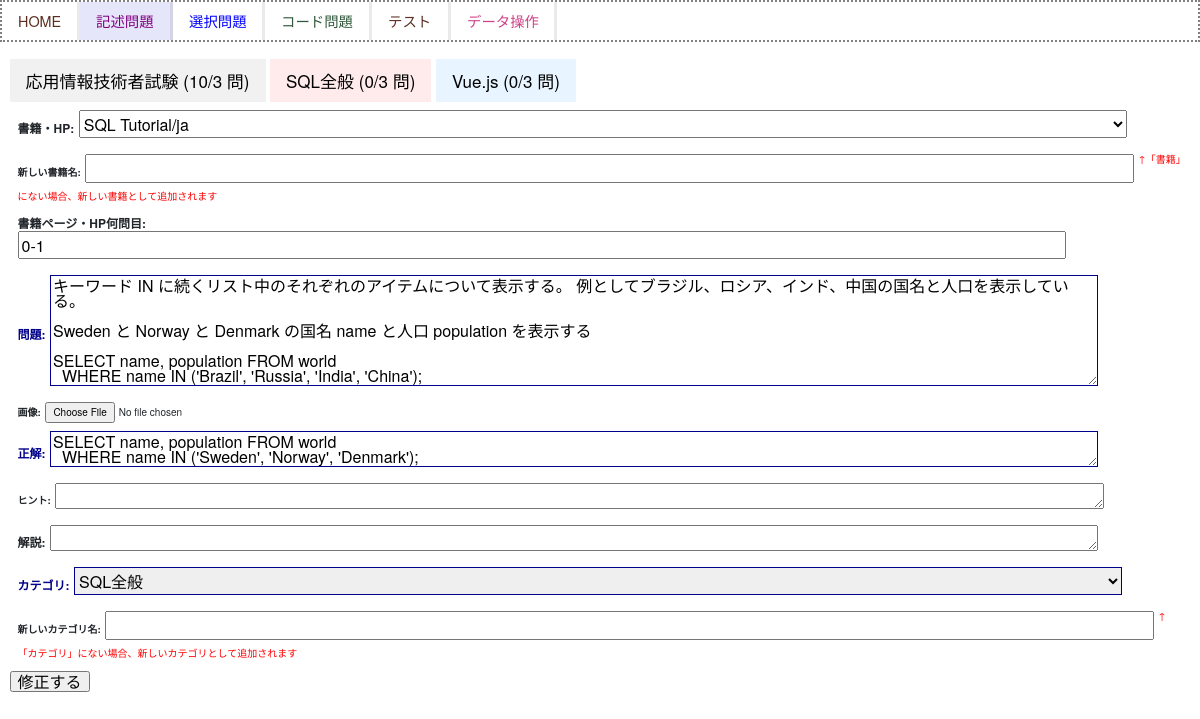
Screenshot of /3/update/ with the database file from the repository.
### sqlapp/models.py (models this page shows, shortened)
class Category(models.Model):
    name = models.CharField(max_length=100)
    def __str__(self):
        return self.name

class Practice(models.Model):
    question = models.TextField(verbose_name="問題")
    answer = models.TextField(verbose_name="正解")
    explanation = models.TextField(verbose_name="解説", null=True,  blank=True)
    thumbnail = models.ImageField(verbose_name="画像", null=True, blank= True)
    hint = models.TextField(verbose_name="ヒント", null=True,  blank=True)
    created_at = models.DateTimeField(auto_now_add=True)
    category = models.ForeignKey(Category, on_delete=models.CASCADE,verbose_name="カテゴリ", null=True,  blank=True)
    shoseki = models.ForeignKey(Book, on_delete=models.CASCADE,verbose_name="書籍・HP", null=True,  blank=True)
    shoseki_page = models.CharField(verbose_name="書籍ページ・HP何問目", max_length=255, null=True,  blank=True)

### sqlapp/views.py (the view, shortened to what this page needs)
# urls.py: path('<int:pk>/update/', views.UpdateQuestionView.as_view(), name='update-question'),
class UpdateQuestionView(UpdateView):
    model = Practice
    template_name = 'sqlapp/question_update.html'
    form_class = QuestionForm
    def get_object(self, queryset=None):
        obj = super().get_object(queryset)
        return obj
    def get_context_data(self, **kwargs):
        context = super().get_context_data(**kwargs)
        categories_data = get_categories_data()
        context['categories_data'] = categories_data
        categories = Category.objects.all()
        context['categories'] = categories
        return context

### sqlapp/models.py (called while the page is built)
    def __str__(self):
        return self.name

### sqlapp/templates/sqlapp/question_update.html (shortened to what this page needs)
{% extends 'baseQuestion.html' %}
{% block content %}
{% include 'sqlapp/components/tab_content.html' %}
    <form method="POST" enctype="multipart/form-data">
        {{ form.as_p }}
        <input type="submit" value="修正する">
    </form>
    {% load static %}
{% endblock %}

### sqlapp/templates/sqlapp/components/tab_content.html (shortened to what this page needs)
<div class="tab">
    {% for item in categories_data %}
    <button class="tablinks tab{{ forloop.counter }}" onclick="openTab(event, 'Tab{{ item.category.id }}')">
        {{ item.category.name }} ({{ item.today_count }}/{{ item.target_count }} 問)
    </button>
    {% endfor %}
</div>

### sqlapp/static/sqlapp/css/style.css (style rules this page uses)
body { font-family: 'Hannotate SC','HanziPen SC','Avenir','Helvetica Neue','Helvetica','Arial','Hiragino Sans','ヒラギノ角ゴシック',YuGothic,'Yu Gothic','メイリオ', Meiryo,'ＭＳ Ｐゴシック','MS PGothic' !important; }
label[for="id_shoseki"],label[for="id_new_shoseki"],label[for="id_shoseki_page"],label[for="id_question"],label[for="id_answer"],label[for="id_hint"],label[for="id_explanation"],label[for="id_thumbnail"],label[for="id_category"],label[for="id_new_category"] { font-size: 10px !important; font-weight: bold; }
#id_shoseki, #id_shoseki_page, #id_question, #id_answer, #id_hint, #id_explanation, #id_category { vertical-align: middle; width: 90%; }
body { background-color:rgba(249, 235, 235, 0.8); background-color: white ; background-blend-mode: lighten; }
form p { margin: 0.5rem !important; }
body, html, main { height: 100%; margin: auto 0; font-family: 'Hannotate SC','HanziPen SC','Avenir','Helvetica Neue','Helvetica','Arial','Hiragino Sans','ヒラギノ角ゴシック',YuGothic,'Yu Gothic','メイリオ', Meiryo,'ＭＳ Ｐゴシック','MS PGothic'; }
.helptext { font-size: 10px !important; color: red; white-space: pre-line; }
#id_thumbnail { font-size: 10px !important; }
#id_new_shoseki { width: 90%; padding-bottom: 0; }
#id_new_category { width: 90%; padding-bottom: 0; }
.helptext { line-height: 1; vertical-align: top; }
.form-height { height: 28.24px; }
.tab button { background-color: inherit; border: none; outline: none; cursor: pointer; padding: 14px 16px; transition: 0.3s; font-size: 17px; display: inline-block; }
.tab button.tab1 { background-color: #f1f1f1; }
.tab button.tab2 { background-color: #ffebeb; }
.tab button.tab3 { background-color: #e8f4ff; }

### sqlapp/static/sqlapp/css/styleQuestion.css (style rules this page uses)
body { font-family: 'Hannotate SC','HanziPen SC','Avenir','Helvetica Neue','Helvetica','Arial','Hiragino Sans','ヒラギノ角ゴシック',YuGothic,'Yu Gothic','メイリオ', Meiryo,'ＭＳ Ｐゴシック','MS PGothic' !important; }
label[for="id_question"],label[for="id_answer"],label[for="id_wronganswer1"],label[for="id_wronganswer2"],label[for="id_wronganswer3"],label[for="id_category"] { color:darkblue; font-size: 12px !important; font-weight: bold; vertical-align: middle; }
label[for="id_wronganswer4"],label[for="id_wronganswer5"],label[for="id_wronganswer6"],label[for="id_wronganswer7"],label[for="id_wronganswer8"],label[for="id_wronganswer9"],label[for="id_shoseki"],label[for="id_shoseki_page"] { font-size: 12px !important; font-weight: bold; vertical-align: middle; }
#id_question,#id_answer, #id_wronganswer1, #id_wronganswer2, #id_wronganswer3, #id_category { border-color:darkblue; vertical-align: middle; width: 90%; }
#id_wronganswer4, #id_wronganswer5, #id_wronganswer6, #id_wronganswer7, #id_wronganswer8, #id_wronganswer9, #id_shoseki, #id_shoseki_page { vertical-align: middle; width: 90%; }
#id_explanation, #id_hint1, #id_hint2 { vertical-align: middle; width: 90%; }
label[for="id_explanation"], label[for="id_hint1"], label[for="id_hint2"], label[for="id_thumbnailQ1"], label[for="id_thumbnailQ2"], label[for="id_thumbnailQ3"], label[for="id_thumbnailA1"], label[for="id_thumbnailA2"], label[for="id_thumbnailA3"] { font-size: 12px !important; font-weight: bold; vertical-align: middle; }
body { background-color:rgba(249, 235, 235, 0.8); background-color: white ; background-blend-mode: lighten; }
form p { margin: 0.5rem !important; }
body, html, main { height: 100%; margin: auto 0; font-family: 'Hannotate SC','HanziPen SC','Avenir','Helvetica Neue','Helvetica','Arial','Hiragino Sans','ヒラギノ角ゴシック',YuGothic,'Yu Gothic','メイリオ', Meiryo,'ＭＳ Ｐゴシック','MS PGothic'; }

### rows the page displays
Category: category.name "応用情報技術者試験", today_count "10", target_count "3"
Category: category.name "SQL全般", today_count "0", target_count "3"
Category: category.name "Vue.js", today_count "0", target_count "3"
Practice: shoseki "SQL Tutorial/ja", shoseki_page "0-1", question "キーワード IN に続くリスト中のそれぞれのアイテムについて表示する。 例としてブラジル、ロシア、インド、中国の国名と人口を表示している。 Sweden と Norway と Denmark の国名 name と人口 population を表示する SELECT name, population FROM world WHERE name IN ('Brazil', 'Russia', 'India', 'China');", answer "SELECT name, population FROM world WHERE name IN ('Sweden', 'Norway', 'Denmark');", category "SQL全般"
